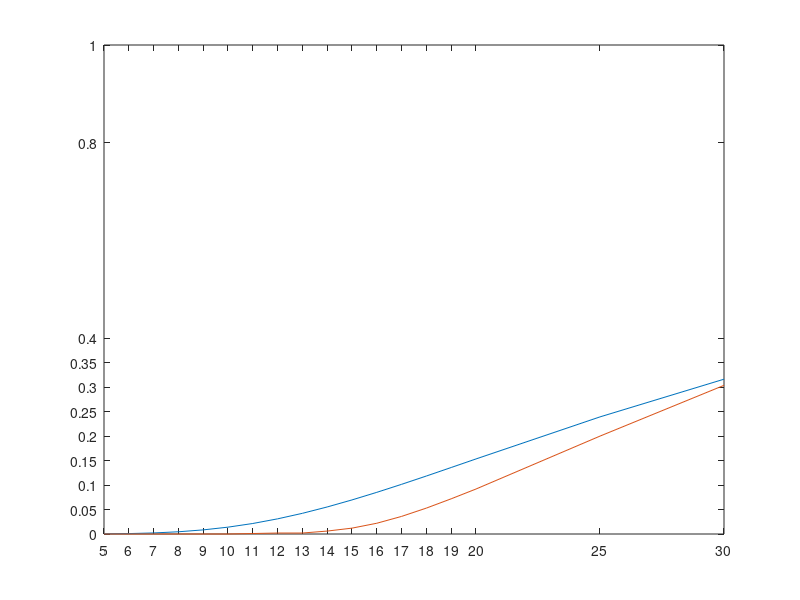

Source code (MATLAB):
%seed1
vettore_x_lambda = [5,6,7,8,9,10,11,12,13,14,15,16,17,18,19,20,25,30];
%vettore_y1_prob_blocco_modello = [0.0002275, 0.0006709, 0.001569, 0.003102, 0.0053981, 0.00850898, 0.0124095, 0.017011, 0.0221872, 0.0277946, 0.0336937, 0.0397591, 0.0458846, 0.0519854, 0.0579963, 0.0638694,0.090];
vettore_y1_prob_blocco_modello = [0.00027, 0.00087, 0.00217, 0.00456, 0.00842, 0.0140, 0.0215, 0.0310, 0.0423, 0.0553, 0.0697, 0.0852, 0.1016, 0.1186, 0.1360, 0.1535, 0.2395, 0.3166];
vettore_y2_prob_blocco_sim = [0, 0, 0, 0, 0, 0, 0.001, 0.002, 0.002, 0.006, 0.012, 0.022, 0.036, 0.053, 0.072, 0.092, 0.2002, 0.304];
vettore_traffico_perso_mod = 20.*vettore_y1_prob_blocco_modello;
vettore_traffico_perso_sim = 20.*vettore_y2_prob_blocco_sim;

plot(vettore_x_lambda,vettore_y1_prob_blocco_modello);
hold on
plot(vettore_x_lambda,vettore_y2_prob_blocco_sim);
set(gca,'XTick',[5,6,7,8,9,10,11,12,13,14,15,16,17,18,19,20,25,30]);
set(gca,'YTick',[0 0.05 0.1 0.15 0.2 0.25 0.3 0.35 0.4 0.8 1]);
ylim([0 1])
